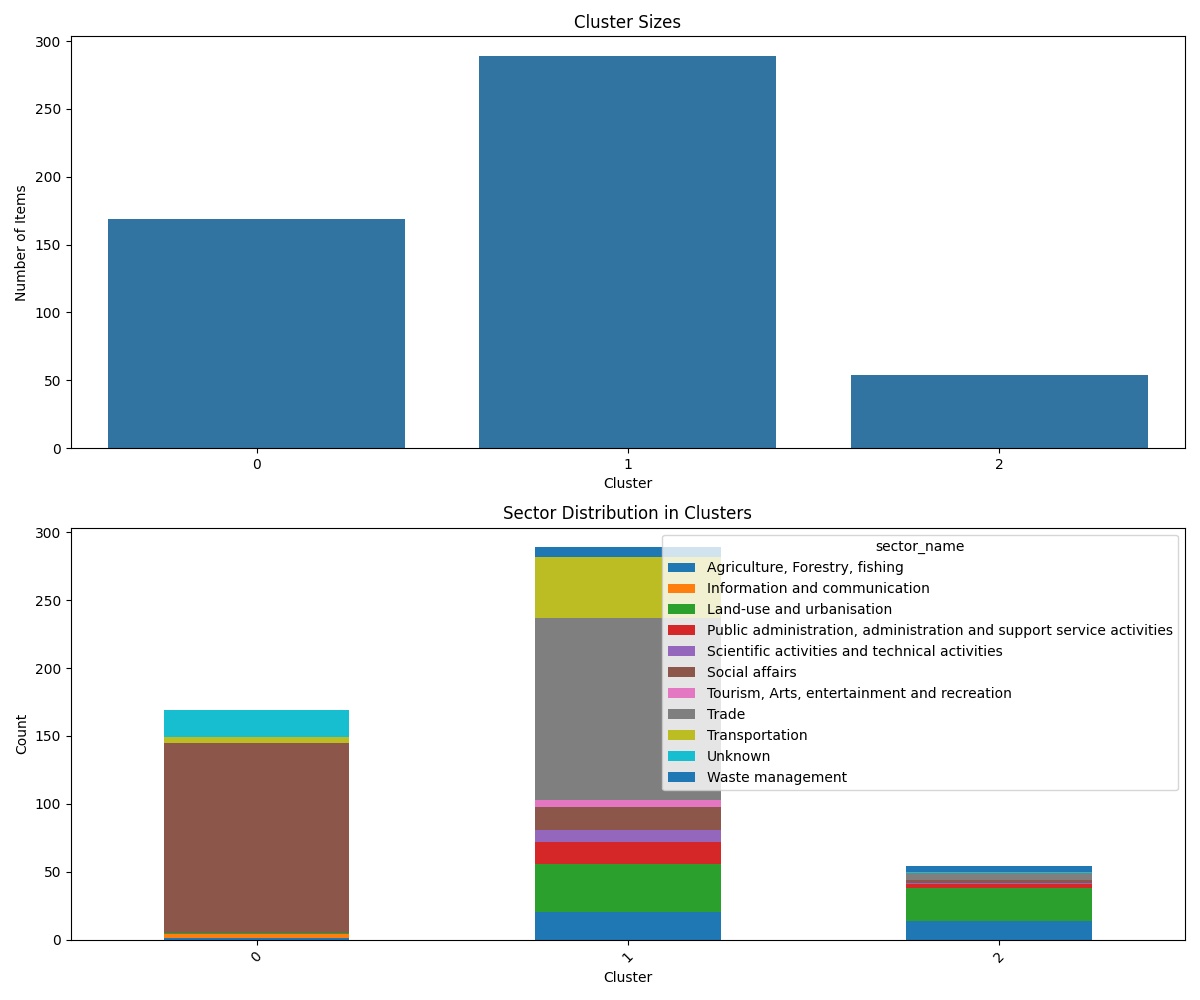

Write Python code to recreate this figure.
import pandas as pd
import numpy as np
import json
import os
import sys
import argparse
from sentence_transformers import SentenceTransformer
from sklearn.preprocessing import normalize
from sklearn.decomposition import PCA
from sklearn.cluster import HDBSCAN, KMeans, DBSCAN, AgglomerativeClustering
from sklearn.manifold import TSNE
from joblib import Parallel, delayed
import matplotlib.pyplot as plt
import seaborn as sns
from typing import Dict, List, Tuple
import logging
from tqdm import tqdm
import time

# Configure logging
logging.basicConfig(
    level=logging.INFO,
    format='%(asctime)s - %(levelname)s - %(message)s',
    handlers=[
        logging.StreamHandler()
    ]
)

# Sector mapping and definitions
SECTOR_MAPPING = {
    'A': 'Agriculture, Forestry, fishing',
    'B': 'Land-use and urbanisation',
    'C': 'Trade',
    'D': 'Transportation',
    'E': 'Information and communication',
    'F': 'Waste management',
    'G': 'Tourism, Arts, entertainment and recreation',
    'H': 'Financial activities',
    'I': 'Scientific activities and technical activities',
    'J': 'Social affairs',
    'K': 'Public administration, administration and support service activities'
}

def safe_json_loads(x):
    """Safely load JSON string, handling potential errors."""
    if pd.isna(x) or not isinstance(x, str):
        return {}
    try:
        return json.loads(x)
    except json.JSONDecodeError:
        logging.warning(f"Failed to parse JSON: {x[:100]}...")
        return {}

def load_and_preprocess_data(file_path: str) -> pd.DataFrame:
    """
    Load the CSV data and preprocess it for clustering.
    """
    logging.info(f"Loading data from {file_path}")
    start_time = time.time()
    
    # Read the CSV file
    df = pd.read_csv(file_path)
    logging.info(f"Loaded {len(df)} rows from CSV")
    
    # Convert string representations of FACTOR and SECTOR back to Python objects
    logging.info("Converting JSON strings to Python objects...")
    df['FACTOR'] = df['FACTOR'].apply(safe_json_loads)
    df['SECTOR'] = df['SECTOR'].apply(safe_json_loads)
    
    # Create a text representation of factors for clustering
    logging.info("Creating text representations for clustering...")
    def create_factor_text(factor_dict):
        try:
            if isinstance(factor_dict, str):
                return factor_dict
            if isinstance(factor_dict, list):
                return ' '.join(str(x) for x in factor_dict)
            if not isinstance(factor_dict, dict):
                logging.warning(f"Unexpected factor_dict type: {type(factor_dict)}, value: {factor_dict}")
                return ""
            
            # Handle both nested dict and direct CORRELATION key cases
            if 'CORRELATION' in factor_dict:
                return f"correlation {factor_dict['CORRELATION']}"
            
            return ' '.join([f"{k} {v.get('CORRELATION', '')}" for k, v in factor_dict.items()])
        except Exception as e:
            logging.error(f"Error processing factor_dict: {factor_dict}, Error: {str(e)}")
            import pdb; pdb.set_trace()
            return ""
    
    df['factor_text'] = df['FACTOR'].apply(create_factor_text)
    
    # Map sector codes to full names
    def map_sectors(sector_list):
        if not isinstance(sector_list, list):
            return ['Unknown']
        return [SECTOR_MAPPING.get(s, 'Unknown') for s in sector_list]
    
    df['sector_name'] = df['SECTOR'].apply(map_sectors)
    
    # Log some sample data for verification
    logging.info("\nSample data after preprocessing:")
    sample_row = df.iloc[0]
    logging.info(f"FACTOR: {sample_row['FACTOR']}")
    logging.info(f"factor_text: {sample_row['factor_text']}")
    logging.info(f"SECTOR: {sample_row['SECTOR']}")
    logging.info(f"sector_name: {sample_row['sector_name']}")
    
    elapsed_time = time.time() - start_time
    logging.info(f"Data preprocessing completed in {elapsed_time:.2f} seconds")
    
    return df

def embed_batch(batch, embedder):
    """Embed a batch of texts using Sentence BERT."""
    return embedder.encode(batch, show_progress_bar=False)

def parallel_embedding(corpus, embedder, batch_size=512):
    """Generate embeddings in parallel batches."""
    total_batches = (len(corpus) + batch_size - 1) // batch_size
    logging.info(f"Starting parallel embedding with {total_batches} batches")
    
    embeddings = Parallel(n_jobs=-1)(
        delayed(embed_batch)(batch, embedder)
        for batch in tqdm([corpus[i:i + batch_size] for i in range(0, len(corpus), batch_size)], 
                         desc="Generating embeddings")
    )
    return np.vstack(embeddings)

def save_embeddings(embeddings: np.ndarray, filepath: str) -> None:
    """Save embeddings to a numpy file."""
    np.save(filepath, embeddings)
    logging.info(f"Saved embeddings to {filepath}")

def load_embeddings(filepath: str) -> np.ndarray:
    """Load embeddings from a numpy file."""
    embeddings = np.load(filepath)
    logging.info(f"Loaded embeddings from {filepath}")
    return embeddings

def perform_tsne_clustering(embeddings: np.ndarray) -> Tuple[np.ndarray, np.ndarray]:
    """
    Perform t-SNE dimensionality reduction and HDBSCAN clustering.
    """
    logging.info("Performing t-SNE dimensionality reduction...")
    tsne = TSNE(
        n_components=2,
        perplexity=30.0,
        max_iter=2000,
        random_state=42
    )
    reduced_embeddings = tsne.fit_transform(embeddings)
    
    # Apply HDBSCAN clustering on t-SNE reduced dimensions
    logging.info("Performing HDBSCAN clustering...")
    hdbscan = HDBSCAN(
        min_cluster_size=40,        
        min_samples=10,             
        metric='euclidean',
        cluster_selection_epsilon=0.1,
    )
    cluster_assignment = hdbscan.fit_predict(reduced_embeddings)
    
    # Log cluster statistics
    n_clusters = len(set(cluster_assignment)) - (1 if -1 in cluster_assignment else 0)
    noise_points = np.sum(cluster_assignment == -1)
    total_points = len(cluster_assignment)
    logging.info(f"Found {n_clusters} clusters")
    logging.info(f"Noise points: {noise_points} ({noise_points/total_points*100:.1f}% of total)")
    
    return reduced_embeddings, cluster_assignment

def perform_clustering(df: pd.DataFrame, input_file: str, method: str = 'hdbscan') -> Tuple[object, np.ndarray, np.ndarray]:
    """
    Perform clustering using either HDBSCAN or t-SNE with K-means.
    """
    start_time = time.time()
    logging.info("Initializing Sentence BERT model...")
    
    # Initialize Sentence BERT model
    embedder = SentenceTransformer("all-MiniLM-L6-v2")
    
    # Prepare corpus
    preprocessed_corpus = df['ITEM'] # + ', ' + df['factor_text']
    preprocessed_corpus = preprocessed_corpus.reset_index(drop=True)
    corpus_list = preprocessed_corpus.tolist()
    logging.info(f"Prepared corpus with {len(corpus_list)} items")
    
    # Check if embeddings file exists in embeddings directory
    embeddings_file = os.path.join('embeddings', f'corpus_embeddings_{os.path.splitext(os.path.basename(input_file))[0]}_items_only.npy')
    if os.path.exists(embeddings_file):
        logging.info("Found existing embeddings file, loading...")
        corpus_embeddings = load_embeddings(embeddings_file)
    else:
        # Generate embeddings
        batch_size = 512
        logging.info("Generating embeddings...")
        corpus_embeddings = parallel_embedding(corpus_list, embedder, batch_size=batch_size)
        # Save embeddings for future use
        save_embeddings(corpus_embeddings, embeddings_file)
    
    if method == 'hdbscan':
        # Apply HDBSCAN clustering
        logging.info("Performing HDBSCAN clustering...")
        hdbscan_model = HDBSCAN(
            min_cluster_size=40,
            min_samples=10,
            metric='euclidean',
            cluster_selection_epsilon=0.1,
            cluster_selection_method='eom'
        )
        cluster_assignment = hdbscan_model.fit_predict(corpus_embeddings)
        model = hdbscan_model
    else:  # tsne
        # Apply t-SNE clustering
        logging.info("Performing t-SNE clustering...")
        reduced_embeddings, cluster_assignment = perform_tsne_clustering(corpus_embeddings)
        model = reduced_embeddings
    
    elapsed_time = time.time() - start_time
    logging.info(f"Clustering completed in {elapsed_time:.2f} seconds")
    logging.info(f"Found {len(set(cluster_assignment))} clusters")
    
    return model, cluster_assignment, corpus_embeddings

def analyze_clusters(df: pd.DataFrame, cluster_assignment: np.ndarray, sector_letter: str, method: str = 'hdbscan', model: object = None) -> None:
    """
    Analyze and visualize the clustering results.
    """
    logging.info("Analyzing and visualizing clusters...")
    
    if method == 'hdbscan':
        # Create a figure with multiple subplots
        fig, axes = plt.subplots(2, 1, figsize=(12, 10))
        
        # Plot 1: Cluster sizes (excluding noise points)
        cluster_sizes = pd.Series(cluster_assignment).value_counts().sort_index()
        cluster_sizes = cluster_sizes[cluster_sizes.index != -1]  # Remove noise points
        sns.barplot(x=cluster_sizes.index, y=cluster_sizes.values, ax=axes[0])
        axes[0].set_title('Cluster Sizes')
        axes[0].set_xlabel('Cluster')
        axes[0].set_ylabel('Number of Items')
        
        # Plot 2: Sector distribution in clusters
        df['cluster'] = cluster_assignment
        sector_cluster = pd.crosstab(
            df[df['cluster'] != -1]['cluster'],
            df[df['cluster'] != -1]['sector_name'].apply(lambda x: x[0] if x else 'Unknown')
        )
        sector_cluster.plot(kind='bar', stacked=True, ax=axes[1])
        axes[1].set_title('Sector Distribution in Clusters')
        axes[1].set_xlabel('Cluster')
        axes[1].set_ylabel('Count')
        plt.xticks(rotation=45)
    else:  # tsne
        # Create scatter plot with cluster colors
        plt.figure(figsize=(12, 10))
        scatter = plt.scatter(model[:, 0], model[:, 1], 
                            c=cluster_assignment, cmap='tab20', alpha=0.6)
        plt.colorbar(scatter, label='Cluster')
        plt.title('t-SNE Clustering Results')
        plt.xlabel('t-SNE 1')
        plt.ylabel('t-SNE 2')
    
    plt.tight_layout()
    plt.savefig(f'cluster_analysis_sector_{sector_letter}_{method}_items_only.png')
    plt.close()
    logging.info(f"Visualizations saved to cluster_analysis_sector_{sector_letter}_{method}_items_only.png")

def main():
    parser = argparse.ArgumentParser(description='Perform clustering analysis on CSV data')
    parser.add_argument('input_file', help='Input CSV file path')
    parser.add_argument('--method', choices=['hdbscan', 'tsne'], default='tsne',
                      help='Clustering method to use (default: hdbscan)')
    args = parser.parse_args()
    
    if not os.path.exists(args.input_file):
        print(f"Error: File {args.input_file} does not exist")
        sys.exit(1)
        
    # Create embeddings directory if it doesn't exist
    embeddings_dir = 'embeddings'
    os.makedirs(embeddings_dir, exist_ok=True)
    
    start_time = time.time()
    logging.info("Starting clustering analysis...")
    
    # Extract base filename without extension for output files
    base_name = os.path.splitext(os.path.basename(args.input_file))[0]
    # Extract sector letter from filename (assuming format like 'results_A.csv')
    sector_letter = base_name.split('_')[-1]
    
    # Load and preprocess data
    df = load_and_preprocess_data(args.input_file)
    
    # Perform clustering
    model, cluster_assignment, corpus_embeddings = perform_clustering(df, args.input_file, args.method)
    
    # Analyze results
    analyze_clusters(df, cluster_assignment, sector_letter, args.method, model)
    
    # Save cluster assignments
    df['cluster'] = cluster_assignment
    output_file = f'clusters_on_items_{sector_letter}.csv'
    df[['ITEM', 'cluster', 'sector_name', 'FACTOR', 'openalex_id']].to_csv(output_file, index=False)
    logging.info(f"Cluster results saved to {output_file}")
    
    elapsed_time = time.time() - start_time
    logging.info(f"Clustering analysis completed in {elapsed_time:.2f} seconds")

if __name__ == "__main__":
    main() 
